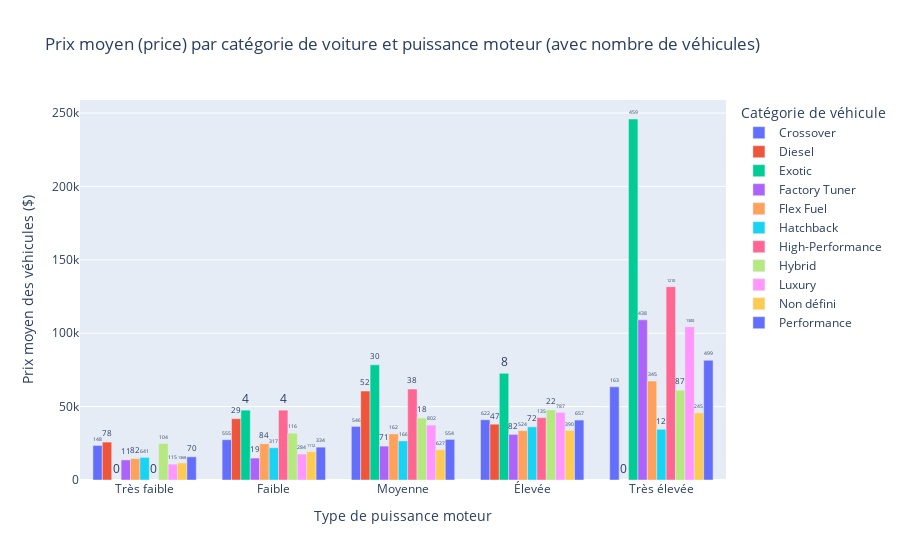

Notebook code cell kept with this figure:
### Code cell
# Nettoyage et préparation
df_clean = df.dropna(subset=['hp', 'market', 'price']).copy()
df_clean['HP Range'] = pd.qcut(df_clean['hp'], q=5, labels=[
    'Très faible', 'Faible', 'Moyenne', 'Élevée', 'Très élevée'])
df_clean['market'] = df_clean['market'].str.split(',')
df_exploded = df_clean.explode('market')

# Calcul du prix moyen
df_price = df_exploded.groupby(['HP Range', 'market'])['price'].mean().reset_index()
df_price['price'] = df_price['price'].round(0)

# Nombre de véhicules
vehicle_counts = df_exploded.groupby(['HP Range', 'market']).size().reset_index(name='Nombre de véhicules')
df_price_annotated = df_price.merge(vehicle_counts, on=['HP Range', 'market'])

# Création du graphique avec annotations visibles
fig = go.Figure()
categories = df_price_annotated['market'].unique()
hp_order = ['Très faible', 'Faible', 'Moyenne', 'Élevée', 'Très élevée']

for category in categories:
    df_cat = df_price_annotated[df_price_annotated['market'] == category]
    fig.add_trace(go.Bar(
        x=df_cat['HP Range'],
        y=df_cat['price'],
        name=category,
        text=df_cat['Nombre de véhicules'],
        textposition='outside',  # texte visible au-dessus des barres
        hovertemplate='<b>%{x}</b><br>Catégorie: ' + category + '<br>Prix moyen: $%{y}<br>Nombre de véhicules: %{text}',
    ))

# Mise en forme
fig.update_layout(
    barmode='group',
    title="Prix moyen (price) par catégorie de voiture et puissance moteur (avec nombre de véhicules)",
    xaxis_title="Type de puissance moteur",
    yaxis_title="Prix moyen des véhicules ($)",
    legend_title="Catégorie de véhicule",
    xaxis={'categoryorder': 'array', 'categoryarray': hp_order}
)

fig.show()

### Figure 1 — Plotly figure (JSON) as saved in the notebook; plotly's stock layout.template omitted (floating-point values rounded to 4 significant figures)
{"data": [{"hovertemplate": "<b>%{x}</b><br>Catégorie: Crossover<br>Prix moyen: $%{y}<br>Nombre de véhicules: %{text}", "name": "Crossover", "text": [148.0, 555.0, 546.0, 622.0, 163.0], "textposition": "outside", "type": "bar", "x": ["Très faible", "Faible", "Moyenne", "Élevée", "Très élevée"], "y": [23550.0, 27430.0, 36510.0, 41030.0, 63460.0]}, {"hovertemplate": "<b>%{x}</b><br>Catégorie: Diesel<br>Prix moyen: $%{y}<br>Nombre de véhicules: %{text}", "name": "Diesel", "text": [78.0, 29.0, 52.0, 47.0, 0.0], "textposition": "outside", "type": "bar", "x": ["Très faible", "Faible", "Moyenne", "Élevée", "Très élevée"], "y": [25830.0, 41750.0, 60570.0, 38020.0, NaN]}, {"hovertemplate": "<b>%{x}</b><br>Catégorie: Exotic<br>Prix moyen: $%{y}<br>Nombre de véhicules: %{text}", "name": "Exotic", "text": [0.0, 4.0, 30.0, 8.0, 459.0], "textposition": "outside", "type": "bar", "x": ["Très faible", "Faible", "Moyenne", "Élevée", "Très élevée"], "y": [NaN, 47580.0, 78440.0, 72670.0, 245900.0]}, {"hovertemplate": "<b>%{x}</b><br>Catégorie: Factory Tuner<br>Prix moyen: $%{y}<br>Nombre de véhicules: %{text}", "name": "Factory Tuner", "text": [11.0, 19.0, 71.0, 82.0, 438.0], "textposition": "outside", "type": "bar", "x": ["Très faible", "Faible", "Moyenne", "Élevée", "Très élevée"], "y": [13680.0, 14940.0, 23100.0, 31060.0, 109100.0]}, {"hovertemplate": "<b>%{x}</b><br>Catégorie: Flex Fuel<br>Prix moyen: $%{y}<br>Nombre de véhicules: %{text}", "name": "Flex Fuel", "text": [82.0, 84.0, 162.0, 524.0, 345.0], "textposition": "outside", "type": "bar", "x": ["Très faible", "Faible", "Moyenne", "Élevée", "Très élevée"], "y": [14540.0, 24680.0, 31400.0, 33610.0, 67390.0]}, {"hovertemplate": "<b>%{x}</b><br>Catégorie: Hatchback<br>Prix moyen: $%{y}<br>Nombre de véhicules: %{text}", "name": "Hatchback", "text": [641.0, 317.0, 166.0, 72.0, 12.0], "textposition": "outside", "type": "bar", "x": ["Très faible", "Faible", "Moyenne", "Élevée", "Très élevée"], "y": [15400.0, 21960.0, 26620.0, 36220.0, 34560.0]}, {"hovertemplate": "<b>%{x}</b><br>Catégorie: High-Performance<br>Prix moyen: $%{y}<br>Nombre de véhicules: %{text}", "name": "High-Performance", "text": [0.0, 4.0, 38.0, 135.0, 1210.0], "textposition": "outside", "type": "bar", "x": ["Très faible", "Faible", "Moyenne", "Élevée", "Très élevée"], "y": [NaN, 47580.0, 61950.0, 42500.0, 131700.0]}, {"hovertemplate": "<b>%{x}</b><br>Catégorie: Hybrid<br>Prix moyen: $%{y}<br>Nombre de véhicules: %{text}", "name": "Hybrid", "text": [104.0, 116.0, 18.0, 22.0, 87.0], "textposition": "outside", "type": "bar", "x": ["Très faible", "Faible", "Moyenne", "Élevée", "Très élevée"], "y": [24900.0, 31890.0, 42180.0, 47710.0, 61210.0]}, {"hovertemplate": "<b>%{x}</b><br>Catégorie: Luxury<br>Prix moyen: $%{y}<br>Nombre de véhicules: %{text}", "name": "Luxury", "text": [115.0, 284.0, 802.0, 787.0, 1300.0], "textposition": "outside", "type": "bar", "x": ["Très faible", "Faible", "Moyenne", "Élevée", "Très élevée"], "y": [10810.0, 17690.0, 37430.0, 46080.0, 104400.0]}, {"hovertemplate": "<b>%{x}</b><br>Catégorie: Non défini<br>Prix moyen: $%{y}<br>Nombre de véhicules: %{text}", "name": "Non défini", "text": [1368.0, 1112.0, 627.0, 390.0, 245.0], "textposition": "outside", "type": "bar", "x": ["Très faible", "Faible", "Moyenne", "Élevée", "Très élevée"], "y": [11600.0, 19340.0, 20600.0, 33820.0, 45770.0]}, {"hovertemplate": "<b>%{x}</b><br>Catégorie: Performance<br>Prix moyen: $%{y}<br>Nombre de véhicules: %{text}", "name": "Performance", "text": [70.0, 334.0, 554.0, 657.0, 499.0], "textposition": "outside", "type": "bar", "x": ["Très faible", "Faible", "Moyenne", "Élevée", "Très élevée"], "y": [15810.0, 22380.0, 27660.0, 40830.0, 81570.0]}], "layout": {"barmode": "group", "legend": {"title": {"text": "Catégorie de véhicule"}}, "title": {"text": "Prix moyen (price) par catégorie de voiture et puissance moteur (avec nombre de véhicules)"}, "xaxis": {"categoryarray": ["Très faible", "Faible", "Moyenne", "Élevée", "Très élevée"], "categoryorder": "array", "title": {"text": "Type de puissance moteur"}}, "yaxis": {"title": {"text": "Prix moyen des véhicules ($)"}}}}
